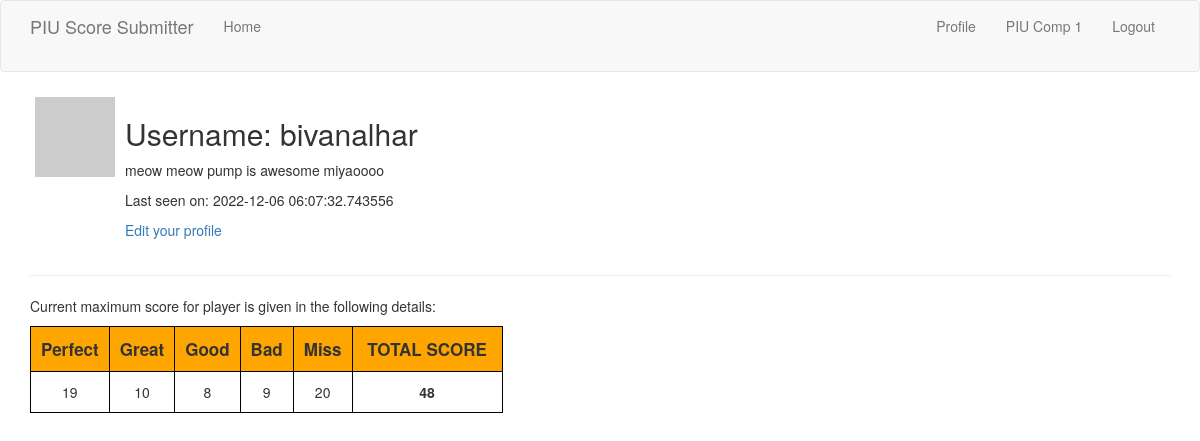
Page /user/bivanalhar (signed in) on the earlier database version.
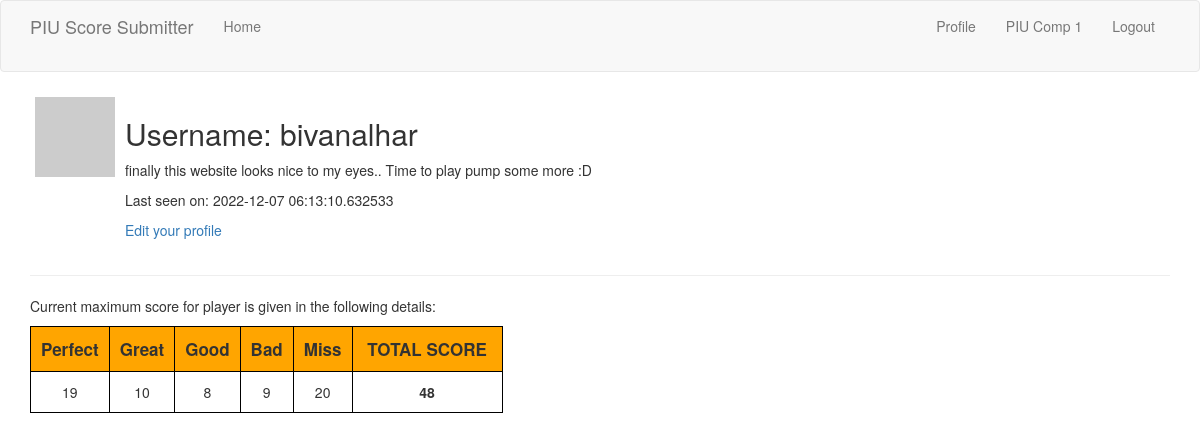
Same page on the later database version.
### app/models.py (models this page shows, shortened)
class User(UserMixin, db.Model):
    id = db.Column(db.Integer, primary_key = True)
    username = db.Column(db.String(64), index = True, unique = True)
    email = db.Column(db.String(128), index = True, unique = True)
    password_hash = db.Column(db.String(128))
    about_me = db.Column(db.String(200))
    last_seen = db.Column(db.DateTime, default = datetime.utcnow)
    posts = db.relationship('Post', backref='author', lazy='dynamic')
    scores = db.relationship('Score', backref='author', lazy='dynamic')
    def avatar(self, size):
        digest = md5(self.email.lower().encode('utf-8')).hexdigest()
        return 'https://www.gravatar.com/avatar/{}?d=identicon&s={}'.format(digest, size)

class Score(db.Model):
    id = db.Column(db.Integer, primary_key = True)
    username = db.Column(db.String(64))
    perfect = db.Column(db.Integer, default = 0)
    great = db.Column(db.Integer, default = 0)
    good = db.Column(db.Integer, default = 0)
    bad = db.Column(db.Integer, default = 0)
    miss = db.Column(db.Integer, default = 0)
    totalScore = db.Column(db.Integer)
    user_id = db.Column(db.Integer, db.ForeignKey('user.id'))

### app/routes.py (the view)
@web.route('/user/<username>')
@login_required
def user(username):
    user = User.query.filter_by(username = username).first_or_404()
    scores = Score.query.filter_by(username = username).all()
    max_score, cur_details = 0, None
    if len(scores) > 0:
        for s in scores:
            if s.totalScore > max_score:
                max_score = s.totalScore
                cur_details = s
    return render_template("user.html", user = user, score = max_score, details = cur_details)

### app/models.py (called while the page is built)
@login.user_loader
def load_user(id):
    return User.query.get(int(id))

### app/routes.py (called while the page is built)
@web.before_request
def before_request():
    if current_user.is_authenticated:
        current_user.last_seen = datetime.utcnow()
        db.session.commit()

### app/templates/user.html (shortened to what this page needs)
{% extends "base.html" %}
{% block app_content %}
    <div>
        <table class="firstTable">
            <tr valign="top">
                <td><img src="{{ user.avatar(256) }}"></td>
                <td>
                    <h2>Username: {{ user.username }}</h2>
                    {% if user.about_me %}<p>{{ user.about_me }}</p>{% endif %}
                    {% if user.last_seen %}<p>Last seen on: {{ user.last_seen }}</p>{% endif %}
                    {% if user == current_user %}
                        <p><a href="{{ url_for('edit_profile') }}">Edit your profile</a></p>
                    {% endif %}
                </td>
            </tr>
        </table>
    </div>
    <hr>
    <p>Current maximum score for player is given in the following details:</p>
    {% if details %}
    <div>
        <table class="secondTable">
            <colgroup>
                <col>
                <col>
                <col>
                <col>
                <col>
                <col style="width:150px">
            </colgroup>
            <tr>
                <th><b>Perfect</b></th>
                <th><b>Great</b></th>
                <th><b>Good</b></th>
                <th><b>Bad</b></th>
                <th><b>Miss</b></th>
                <th><b>TOTAL SCORE</b></th>
            </tr>
            <tr>
                <td>{{ details.perfect }}</td>
                <td>{{ details.great }}</td>
                <td>{{ details.good }}</td>
                <td>{{ details.bad }}</td>
                <td>{{ details.miss }}</td>
                <td><b>{{ score }}</b></td>
            </tr>
        </table>
    </div>
    {% else %}
    <p>You have not submitted any score. Please submit before the deadline</p>
    {% endif %}
{% endblock %}

### app/templates/base.html (shortened to what this page needs)
{% extends 'bootstrap/base.html' %}
{% block navbar %}
    <nav class="navbar navbar-default">
        <div class="container">
            <div class="navbar-header">
                <a class="navbar-brand" href="{{ url_for('home') }}">PIU Score Submitter</a>
            </div>
            <div class="collapse navbar-collapse" id="bs-example-navbar-collapse-1">
                <ul class="nav navbar-nav">
                    <li><a href="{{ url_for('home') }}">Home</a></li>
                </ul>
                <ul class="nav navbar-nav navbar-right">
                    {% if current_user.is_anonymous %}
                    <li><a href="{{ url_for('login') }}">Login</a></li>
                    {% else %}
                    <li><a href="{{ url_for('user', username=current_user.username) }}">Profile</a></li>
                    <li><a href = "{{ url_for('piucomp1') }}">PIU Comp 1</a><br></li>
                    <li><a href="{{ url_for('logout') }}">Logout</a></li>
                    {% endif %}
                </ul>
            </div>
        </div>
    </nav>
{% endblock %}
{% block content %}
    <div class="container">
        {% block app_content %}
        {% endblock %}
    </div>
{% endblock %}

### app/templates/user.html (style rules this page uses)
.firstTable, .firstTable th, .firstTable td { border: 1px }
.firstTable th, .firstTable td { padding : 5px; text-align: left; }
.secondTable, .secondTable th, .secondTable td { border: 1px solid black; border-collapse: collapse; }
.secondTable th, .secondTable td { padding: 10px; text-align: center; }
.secondTable th { background-color: orange; font-size: 17px; }
.secondTable colgroup { width: 50px }

Differences in the rows shown:
changed User "bivanalhar": about_me "meow meow pump is awesome miyaoooo" → "finally this website looks nice to my eyes.. Time to play pump some more :D"; last_seen "2022-12-06 06:07:32.743556" → "2022-12-07 06:13:10.632533"
